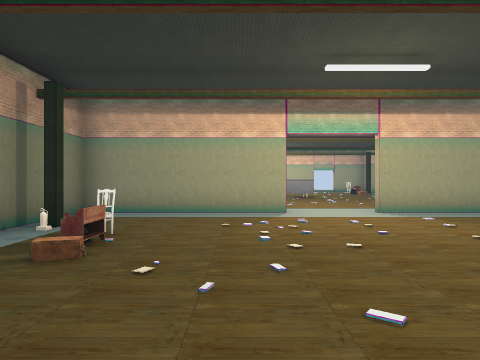
[1] (above)

16 first-person views from a walk through a 3-D level made in the Godot game engine. The camera is 1.4 m above the floor, looks level and sees 70° across. The floor is counted in squares, 2 m on a side. Each view is taken from the middle of a square. On the plan, view 1 faces up. The plan holds only what a view shows up to about 11 squares ahead; the rest is blank. The place goes on beyond the plan. Some surface patterns are stand-ins.

[2]
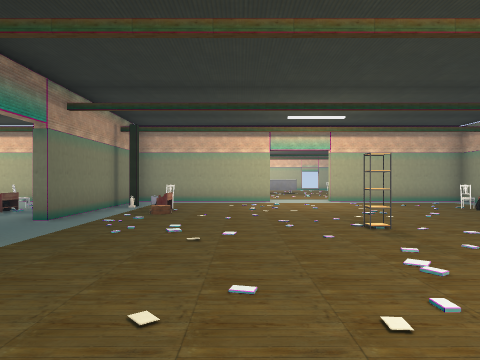

[3]
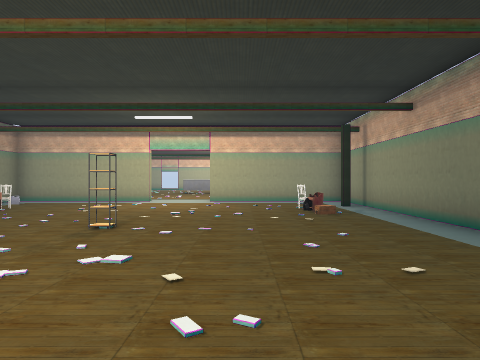

[4]
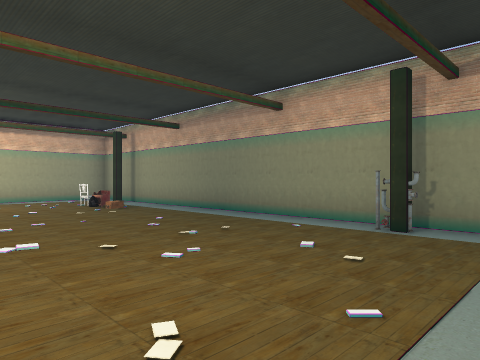

[5]
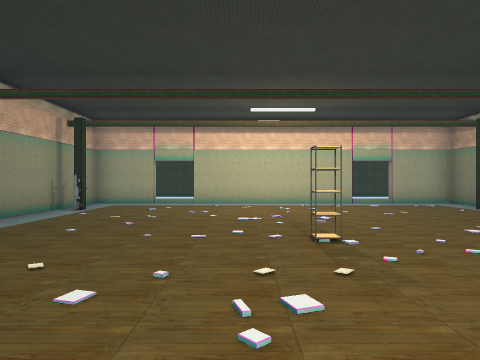

[6]
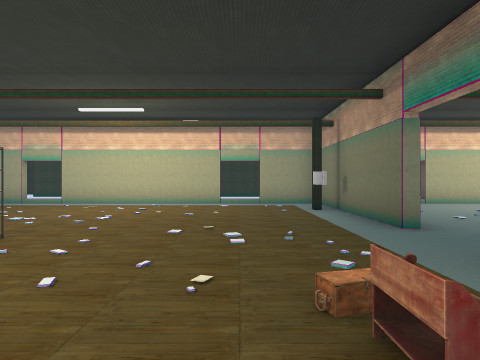

[7]
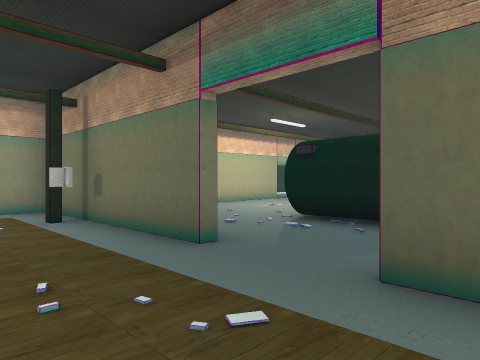

[8]
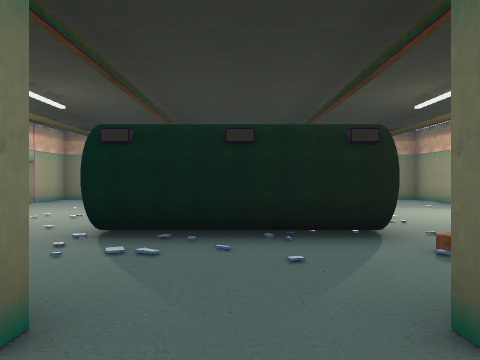

[9]
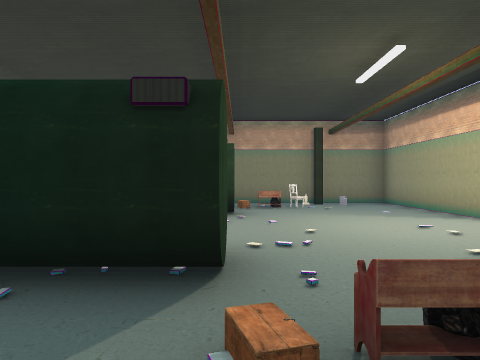

[10]
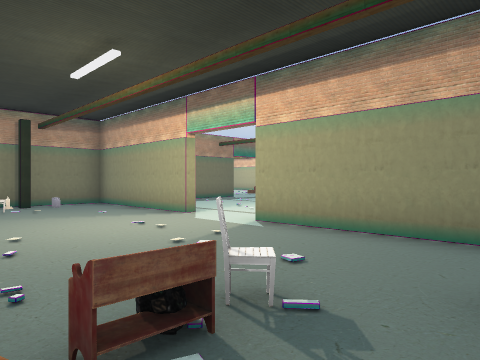

[11]
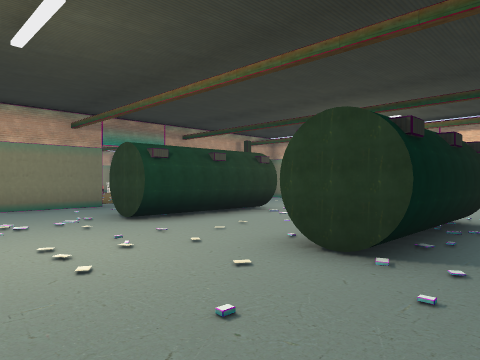

[12]
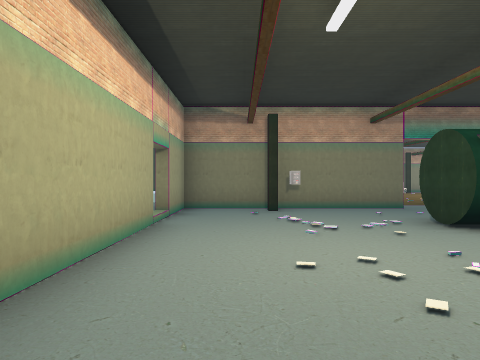

[13]
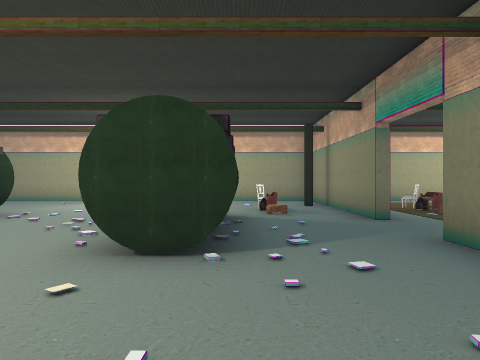

[14]
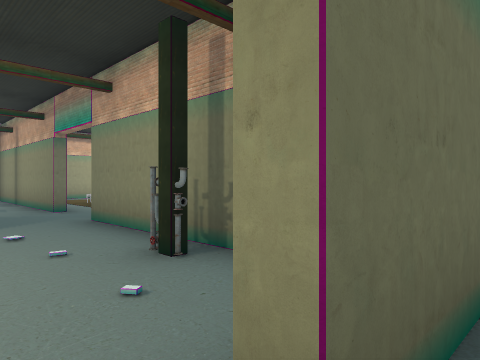

[15]
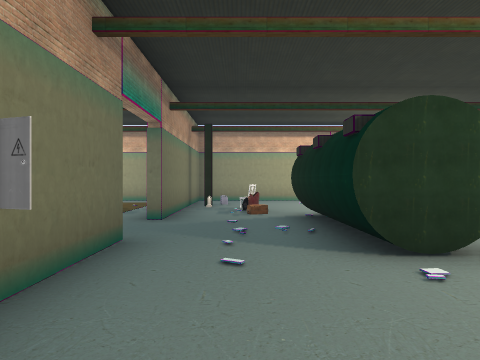

[16]
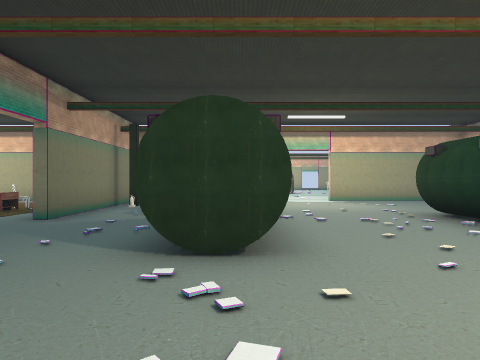

### Floor plan
Points are (right, up) in squares from view 1. A wall is a line through its corners. A room is listed if a view was taken in it or the views show most of it. See-through windows are left out.
Room 1 (views 1, 2, 3, 4, 5, 6, 7, 8)
walls: (-3.4, 0) (-3.4, -2.5); (-3.4, 4.5) (-3.4, 2); (1, 7.4) (-3.4, 7.4) (-3.4, 5.4); (-0.5, -5.4) (4.5, -5.4); (-3.4, -3.4) (-3.4, -5.4) (-1.5, -5.4); (5.2, 7.4) (3, 7.4); (5.5, -5.4) (7.4, -5.4) (7.4, 7)
ways out: opening at (-3, 1.5) to room 4; opening at (2.5, 7)
objects: bench (-2, 4); fire extinguisher (-2, 5); chair (-1, 4); shelf (2, 1); chair (5, 4); pipe (6, -3); bench (6, 4); column (7, -3); column (7, 5)
Room 2 (views 9, 10, 11, 12, 13, 15, 16)
walls: (-7.5, 1) (-7.5, 2.9); (-6.1, 0.5) (-6.1, -0.9) (-7.5, -0.9); (-7.3, 2.9) (-6.1, 2.9); (-10.5, 3) (-10.5, -0.9) (-12, -0.9) (-12, 0.5); (-3.6, 2) (-3.6, 7.1); (-3.6, -2.3) (-3.6, 0); (-3.4, -2.5) (-3.4, -3.4); (-14.4, 0) (-14.4, -5.4) (-12.6, -5.4); (-11.5, -5.4) (-6.6, -5.4); (-3.4, 5.4) (-3.4, 4.5); (-10, 7.4) (-14.4, 7.4) (-14.4, 2); (-4.8, 7.4) (-8, 7.4)
low walls: (-7.3, 1.2) (-7.3, 2.9); (-11.8, -0.5) (-11.8, 0.4)
ways out: opening at (-12, -6) to room 3; opening at (-6, -6) to room 3; opening at (-4.5, 0) to room 4; opening at (-4.5, 3) to room 4; opening at (-13, 0) to room 5; opening at (-13, 3) to room 5; opening at (-8.5, 7)
objects: column (-14, -3); column (-14, 5); bench (-13, 4); other object (-13, 5); other object (-12, 4); pipe (-5, -3); bench (-5, 4); chair (-5, 5); column (-4, -3); column (-4, 5); column (-3, -3); column (-3, 5)
Room 3 (view 14)
walls: (-3.9, -5.6) (-5.5, -5.6)
ways out: opening at (-12, -6) to room 2; opening at (-6, -6) to room 2
Room 4 (no view inside)
walls: (-6.1, 2.9) (-6.1, 0.5)
ways out: opening at (-3, 1.5) to room 1; opening at (-4.5, 0) to room 2; opening at (-4.5, 3) to room 2
Room 5 (no view inside)
walls: (-12, 0.5) (-12, 2.9)
ways out: opening at (-13, 0) to room 2; opening at (-13, 3) to room 2; opening at (-14, 1.5)

Positions as (right, up) in squares from view 1, and headings:
1: (0, 0), facing up
2: (0, -4), facing up
3: (4, -4), facing up
4: (2, -5), facing up-right
5: (3, 5), facing down
6: (-1, 5), facing down
7: (-1, 3), facing down-left
8: (-2, 1), facing left
9: (-4, 3), facing left
10: (-4, 3), facing up-left
11: (-5, -4), facing up-left
12: (-6, -4), facing left
13: (-6, -4), facing up
14: (-6, -6), facing up-right
15: (-13, -4), facing up
16: (-11, -4), facing up
